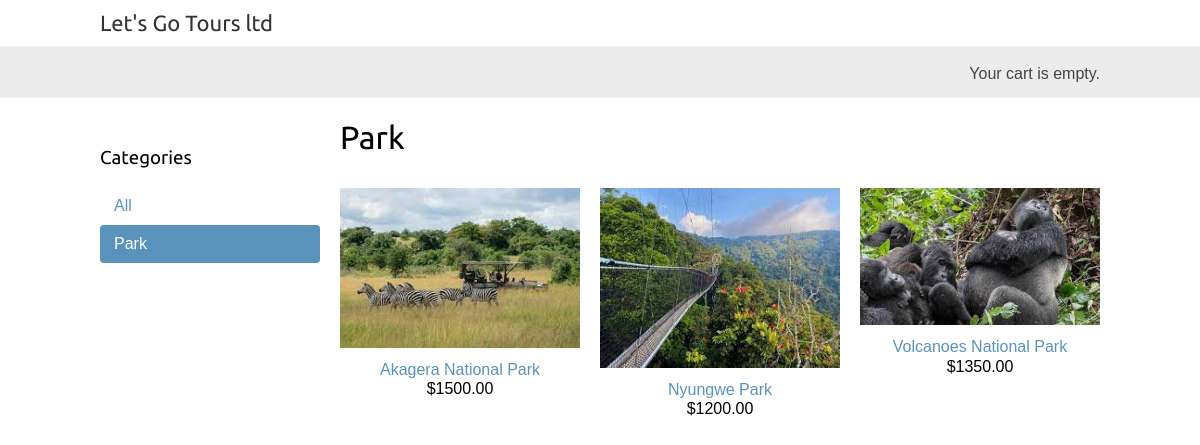
The page /park/ on the database its author committed.
### shop/models.py (models this page shows, shortened)
class Category(models.Model):
    name=models.CharField(max_length=200)
    slug=models.SlugField(max_length=200,
                          unique=True)
    class Meta:
        ordering=['name']
        indexes=[
            models.Index(fields=['name']),
        ]
        verbose_name='category'
        verbose_name_plural='categories'
    def get_absolute_url(self):
        return reverse('shop:product_list_by_category',
                       args=[self.slug])

class Product(models.Model):
    category=models.ForeignKey(Category,
                               related_name='products',
                               on_delete=models.CASCADE)
    name=models.CharField(max_length=200)
    slug=models.SlugField(max_length=200)
    image=models.ImageField(upload_to='product/%Y/%m/%d',
                            blank=True)
    description=models.TextField(blank=True)
    price=models.DecimalField(max_digits=10,
                              decimal_places=2)
    available=models.BooleanField(default=True)
    created=models.DateTimeField(auto_now_add=True)
    updated=models.DateTimeField(auto_now=True)
    class Meta:
        ordering=['name']
        indexes=[
            models.Index(fields=['id','slug']),
            models.Index(fields=['name']),
            models.Index(fields=['-created'])
        ]
    def get_absolute_url(self):
        return reverse('shop:product_detail',
                       args=[self.id,self.slug])

### shop/views.py (the view)
# urls.py: path('',views.product_list,name='product_list'),
def product_list(request,category_slug=None):
    category=None
    categories=Category.objects.all()
    products=Product.objects.filter(available=True)
    if category_slug:
        category=get_object_or_404(Category,
                                   slug=category_slug)
        products=products.filter(category=category)
    return render(request,
                  'shop/product/list.html',
                  {'category':category,
                   'categories':categories,
                   'products':products})

### shop/templates/shop/product/list.html (shortened to what this page needs)
{% extends "shop/base.html" %}
{% load static %}
{% block content %}
 <div id="sidebar">
 <h3>Categories</h3>
 <ul>
 <li {% if not category %}class="selected"{% endif %}>
 <a href="{% url "shop:product_list" %}">All</a>
 </li>
 {% for c in categories %}
 <li {% if category.slug == c.slug %}class="selected"
 {% endif %}>
 <a href="{{ c.get_absolute_url }}">{{ c.name }}</a>
 </li>
 {% endfor %}
 </ul>
 </div>
 <div id="main" class="product-list">
 <h1>{% if category %}{{ category.name }}{% else %}Available Places to visit
 {% endif %}</h1>
 {% for product in products %}
 <div class="item">
 <a href="{{ product.get_absolute_url }}">
 <img src="{% if product.image %}{{ product.image.url }}{% else %}{% static "img/no_image.png" %}{% endif %}">
 </a>
 <a href="{{ product.get_absolute_url }}">{{ product.name }}</a>
 <br>
 ${{ product.price }}
 </div>
 {% endfor %}
 </div>
{% endblock %}

### shop/static/css/base.css (style rules this page uses)
body { margin:0; padding:0; font-family:helvetica, sans-serif; }
h1, h2, h3, h4, h5 , h6 { font-family: 'Ubuntu', sans-serif; font-weight:normal; }
a { text-decoration:none; color:#5993bb; }
#sidebar { width:220px; padding:30px 20px 0 0; float:left; }
#sidebar ul { margin:0; padding:0; }
#sidebar ul li { margin:0; list-style:none; padding:10px 14px; }
#sidebar ul li a { display:block; }
#sidebar ul li.selected { background:#5993bb; border-radius:4px; }
#sidebar ul li.selected a { color:#fff; }
#main { float:left; width: 96%; margin-right:-220px; overflow:hidden; }
.product-list .item { width:25%; padding:10px 20px 10px 0; float:left; text-align:center; line-height:1.2; }
.product-list .item img { width:100%; margin-bottom:8px; }

### rows shown on the page
Category: name "Park"
Product: image (picture), name "Akagera National Park", price "1500.00"
Product: image (picture), name "Nyungwe Park", price "1200.00"
Product: image (picture), name "Volcanoes National Park", price "1350.00"
